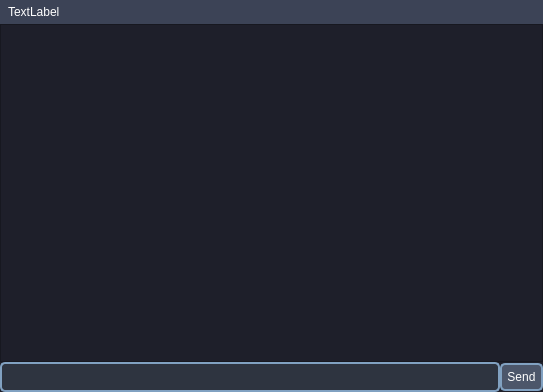
<?xml version="1.0" encoding="UTF-8"?>
<ui version="4.0">
 <class>Chat</class>
 <widget class="QWidget" name="Chat">
  <property name="geometry">
   <rect>
    <x>0</x>
    <y>0</y>
    <width>543</width>
    <height>392</height>
   </rect>
  </property>
  <property name="minimumSize">
   <size>
    <width>400</width>
    <height>0</height>
   </size>
  </property>
  <property name="baseSize">
   <size>
    <width>0</width>
    <height>0</height>
   </size>
  </property>
  <property name="cursor">
   <cursorShape>ArrowCursor</cursorShape>
  </property>
  <property name="windowTitle">
   <string>Form</string>
  </property>
  <property name="styleSheet">
   <string notr="true">QWidget {
    background-color: #1e1f2a;
    color: #dde2e8;
}

QLabel#receiverName {
    color: #ffffff;
	background-color: #3c4356;
    padding: 5px;
}

QLineEdit {
    background-color: #2e3440;
    color: #ffffff;
    border: 2px solid #81a1c1;
    border-radius: 5px;
    padding: 5px;
}

QPushButton {
    background-color: #4c566a;
    color: #ffffff;
    border: 2px solid #81a1c1;
    border-radius: 5px;
    padding: 5px;
}

QPushButton:hover {
    background-color: #5e81ac;
}

QPushButton:pressed {
    background-color: #81a1c1;
}
</string>
  </property>
  <layout class="QVBoxLayout" name="verticalLayout_3">
   <property name="spacing">
    <number>0</number>
   </property>
   <property name="leftMargin">
    <number>0</number>
   </property>
   <property name="topMargin">
    <number>0</number>
   </property>
   <property name="rightMargin">
    <number>0</number>
   </property>
   <property name="bottomMargin">
    <number>0</number>
   </property>
   <item>
    <layout class="QVBoxLayout" name="verticalLayout_2">
     <property name="spacing">
      <number>0</number>
     </property>
     <property name="leftMargin">
      <number>0</number>
     </property>
     <property name="topMargin">
      <number>0</number>
     </property>
     <property name="rightMargin">
      <number>0</number>
     </property>
     <property name="bottomMargin">
      <number>0</number>
     </property>
     <item>
      <widget class="QLabel" name="receiverName">
       <property name="maximumSize">
        <size>
         <width>16777215</width>
         <height>60</height>
        </size>
       </property>
       <property name="text">
        <string>TextLabel</string>
       </property>
       <property name="margin">
        <number>20</number>
       </property>
      </widget>
     </item>
     <item>
      <widget class="QListWidget" name="messageList">
       <property name="lineWidth">
        <number>0</number>
       </property>
       <property name="horizontalScrollBarPolicy">
        <enum>Qt::ScrollBarAlwaysOff</enum>
       </property>
       <property name="sizeAdjustPolicy">
        <enum>QAbstractScrollArea::AdjustToContents</enum>
       </property>
       <property name="autoScroll">
        <bool>true</bool>
       </property>
       <property name="verticalScrollMode">
        <enum>QAbstractItemView::ScrollPerPixel</enum>
       </property>
       <property name="isWrapping" stdset="0">
        <bool>false</bool>
       </property>
       <property name="resizeMode">
        <enum>QListView::Adjust</enum>
       </property>
       <property name="spacing">
        <number>0</number>
       </property>
       <property name="uniformItemSizes">
        <bool>false</bool>
       </property>
       <property name="wordWrap">
        <bool>false</bool>
       </property>
      </widget>
     </item>
     <item>
      <layout class="QHBoxLayout" name="horizontalLayout">
       <property name="spacing">
        <number>0</number>
       </property>
       <item>
        <widget class="QLineEdit" name="msgFiled">
         <property name="cursor">
          <cursorShape>IBeamCursor</cursorShape>
         </property>
         <property name="contextMenuPolicy">
          <enum>Qt::DefaultContextMenu</enum>
         </property>
        </widget>
       </item>
       <item>
        <widget class="QPushButton" name="sendMsgBtn">
         <property name="text">
          <string>Send</string>
         </property>
        </widget>
       </item>
      </layout>
     </item>
    </layout>
   </item>
  </layout>
 </widget>
 <resources/>
 <connections/>
</ui>
